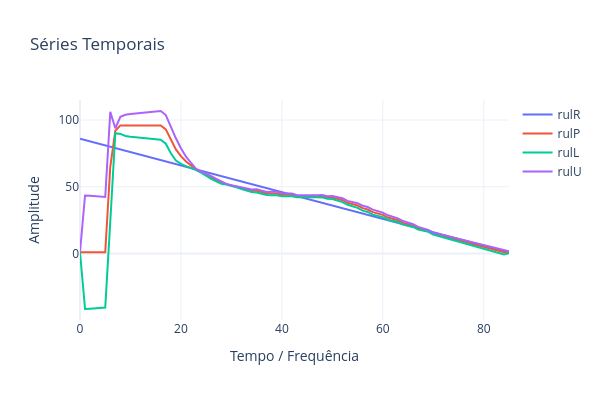

Write notebook code for a chart like this one.
### Code cell
rho = 0.5
Range = rho*teda.erulP_hist
rulR = teda.rulR
rulP = teda.rulP
rulL = teda.rulP - Range
rulU  = teda.rulP + Range
PlotSeriesPLY(ySeries=[rulR,rulP,rulL,rulU],names=['rulR','rulP','rulL','rulU'])
